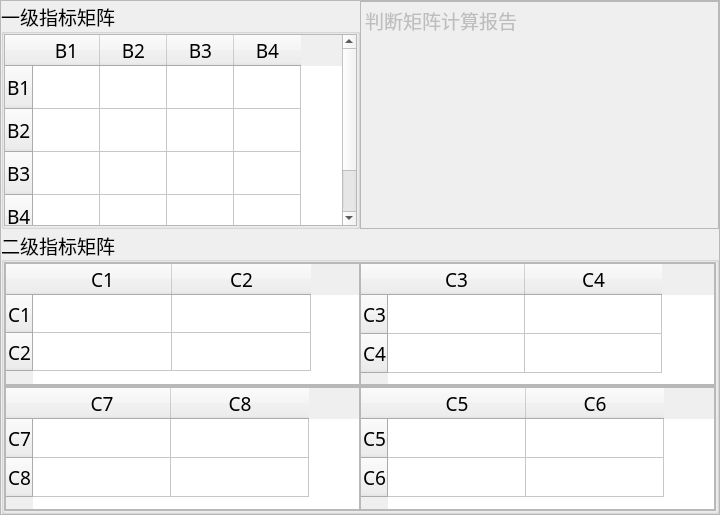
                     <widget class="QFrame" name="frame_table">
                      <property name="minimumSize">
                       <size>
                        <width>720</width>
                        <height>0</height>
                       </size>
                      </property>
                      <property name="maximumSize">
                       <size>
                        <width>695</width>
                        <height>16777215</height>
                       </size>
                      </property>
                      <property name="frameShape">
                       <enum>QFrame::StyledPanel</enum>
                      </property>
                      <property name="frameShadow">
                       <enum>QFrame::Raised</enum>
                      </property>
                      <layout class="QVBoxLayout" name="verticalLayout_30">
                       <property name="spacing">
                        <number>0</number>
                       </property>
                       <property name="leftMargin">
                        <number>0</number>
                       </property>
                       <property name="topMargin">
                        <number>0</number>
                       </property>
                       <property name="rightMargin">
                        <number>0</number>
                       </property>
                       <property name="bottomMargin">
                        <number>0</number>
                       </property>
                       <item>
                        <widget class="QFrame" name="frame_layer1">
                         <property name="minimumSize">
                          <size>
                           <width>0</width>
                           <height>220</height>
                          </size>
                         </property>
                         <property name="font">
                          <font>
                           <family>宋体</family>
                           <pointsize>14</pointsize>
                           <italic>false</italic>
                           <bold>false</bold>
                          </font>
                         </property>
                         <layout class="QHBoxLayout" name="horizontalLayout_20">
                          <property name="spacing">
                           <number>0</number>
                          </property>
                          <property name="leftMargin">
                           <number>0</number>
                          </property>
                          <property name="topMargin">
                           <number>0</number>
                          </property>
                          <property name="rightMargin">
                           <number>0</number>
                          </property>
                          <property name="bottomMargin">
                           <number>0</number>
                          </property>
                          <item>
                           <widget class="QGroupBox" name="level1">
                            <property name="font">
                             <font>
                              <family>宋体</family>
                              <pointsize>14</pointsize>
                              <italic>false</italic>
                              <bold>false</bold>
                             </font>
                            </property>
                            <property name="title">
                             <string>一级指标矩阵</string>
                            </property>
                            <layout class="QVBoxLayout" name="verticalLayout_33">
                             <property name="spacing">
                              <number>0</number>
                             </property>
                             <property name="leftMargin">
                              <number>0</number>
                             </property>
                             <property name="topMargin">
                              <number>0</number>
                             </property>
                             <property name="rightMargin">
                              <number>0</number>
                             </property>
                             <property name="bottomMargin">
                              <number>0</number>
                             </property>
                             <item>
                              <widget class="QTableWidget" name="tableWidget_level1">
                               <attribute name="horizontalHeaderMinimumSectionSize">
                                <number>67</number>
                               </attribute>
                               <attribute name="horizontalHeaderDefaultSectionSize">
                                <number>67</number>
                               </attribute>
                               <attribute name="verticalHeaderMinimumSectionSize">
                                <number>43</number>
                               </attribute>
                               <attribute name="verticalHeaderDefaultSectionSize">
                                <number>43</number>
                               </attribute>
                               <attribute name="verticalHeaderStretchLastSection">
                                <bool>false</bool>
                               </attribute>
                               <row>
                                <property name="text">
                                 <string>B1</string>
                                </property>
                               </row>
                               <row>
                                <property name="text">
                                 <string>B2</string>
                                </property>
                               </row>
                               <row>
                                <property name="text">
                                 <string>B3</string>
                                </property>
                               </row>
                               <row>
                                <property name="text">
                                 <string>B4</string>
                                </property>
                               </row>
                               <column>
                                <property name="text">
                                 <string>B1</string>
                                </property>
                               </column>
                               <column>
                                <property name="text">
                                 <string>B2</string>
                                </property>
                               </column>
                               <column>
                                <property name="text">
                                 <string>B3</string>
                                </property>
                               </column>
                               <column>
                                <property name="text">
                                 <string>B4</string>
                                </property>
                               </column>
                               <item row="0" column="0">
                                <property name="text">
                                 <string/>
                                </property>
                                <property name="textAlignment">
                                 <set>AlignCenter</set>
                                </property>
                               </item>
                               <item row="0" column="1">
                                <property name="text">
                                 <string/>
                                </property>
                                <property name="textAlignment">
                                 <set>AlignCenter</set>
                                </property>
                               </item>
                               <item row="0" column="2">
                                <property name="text">
                                 <string/>
                                </property>
                                <property name="textAlignment">
                                 <set>AlignCenter</set>
                                </property>
                               </item>
                               <item row="0" column="3">
                                <property name="text">
                                 <string/>
                                </property>
                                <property name="textAlignment">
                                 <set>AlignCenter</set>
                                </property>
                               </item>
                               <item row="1" column="0">
                                <property name="text">
                                 <string/>
                                </property>
                                <property name="textAlignment">
                                 <set>AlignCenter</set>
                                </property>
                               </item>
                               <item row="1" column="1">
                                <property name="text">
                                 <string/>
                                </property>
                                <property name="textAlignment">
                                 <set>AlignCenter</set>
                                </property>
                               </item>
                               <item row="1" column="2">
                                <property name="text">
                                 <string/>
                                </property>
                                <property name="textAlignment">
                                 <set>AlignCenter</set>
                                </property>
                               </item>
                               <item row="1" column="3">
                                <property name="text">
                                 <string/>
                                </property>
                                <property name="textAlignment">
                                 <set>AlignCenter</set>
                                </property>
                               </item>
                               <item row="2" column="0">
                                <property name="text">
                                 <string/>
                                </property>
                                <property name="textAlignment">
                                 <set>AlignCenter</set>
                                </property>
                               </item>
                               <item row="2" column="1">
                                <property name="text">
                                 <string/>
                                </property>
                                <property name="textAlignment">
                                 <set>AlignCenter</set>
                                </property>
                               </item>
                               <item row="2" column="2">
                                <property name="text">
                                 <string/>
                                </property>
                                <property name="textAlignment">
                                 <set>AlignCenter</set>
                                </property>
                               </item>
                               <item row="2" column="3">
                                <property name="text">
                                 <string/>
                                </property>
                                <property name="textAlignment">
                                 <set>AlignCenter</set>
                                </property>
                               </item>
                               <item row="3" column="0">
                                <property name="text">
                                 <string/>
                                </property>
                                <property name="textAlignment">
                                 <set>AlignCenter</set>
                                </property>
                               </item>
                               <item row="3" column="1">
                                <property name="text">
                                 <string/>
                                </property>
                                <property name="textAlignment">
                                 <set>AlignCenter</set>
                                </property>
                               </item>
                               <item row="3" column="2">
                                <property name="text">
                                 <string/>
                                </property>
                                <property name="textAlignment">
                                 <set>AlignCenter</set>
                                </property>
                               </item>
                               <item row="3" column="3">
                                <property name="text">
                                 <string/>
                                </property>
                                <property name="textAlignment">
                                 <set>AlignCenter</set>
                                </property>
                               </item>
                              </widget>
                             </item>
                            </layout>
                           </widget>
                          </item>
                          <item>
                           <widget class="QPlainTextEdit" name="plain_matrix">
                            <property name="enabled">
                             <bool>false</bool>
                            </property>
                            <property name="maximumSize">
                             <size>
                              <width>16777215</width>
                              <height>16777215</height>
                             </size>
                            </property>
                            <property name="plainText">
                             <string>判断矩阵计算报告
</string>
                            </property>
                           </widget>
                          </item>
                         </layout>
                        </widget>
                       </item>
                       <item>
                        <widget class="QGroupBox" name="level2">
                         <property name="minimumSize">
                          <size>
                           <width>0</width>
                           <height>285</height>
                          </size>
                         </property>
                         <property name="maximumSize">
                          <size>
                           <width>16777215</width>
                           <height>285</height>
                          </size>
                         </property>
                         <property name="font">
                          <font>
                           <family>宋体</family>
                           <pointsize>14</pointsize>
                           <italic>false</italic>
                           <bold>false</bold>
                          </font>
                         </property>
                         <property name="title">
                          <string>二级指标矩阵</string>
                         </property>
                         <property name="alignment">
                          <set>Qt::AlignLeading|Qt::AlignLeft|Qt::AlignVCenter</set>
                         </property>
                         <layout class="QVBoxLayout" name="verticalLayout_29">
                          <property name="spacing">
                           <number>0</number>
                          </property>
                          <property name="leftMargin">
                           <number>0</number>
                          </property>
                          <property name="topMargin">
                           <number>0</number>
                          </property>
                          <property name="rightMargin">
                           <number>0</number>
                          </property>
                          <property name="bottomMargin">
                           <number>0</number>
                          </property>
                          <item>
                           <widget class="QFrame" name="frame_21">
                            <property name="frameShape">
                             <enum>QFrame::StyledPanel</enum>
                            </property>
                            <property name="frameShadow">
                             <enum>QFrame::Raised</enum>
                            </property>
                            <layout class="QHBoxLayout" name="horizontalLayout_21">
                             <property name="spacing">
                              <number>0</number>
                             </property>
                             <property name="leftMargin">
                              <number>0</number>
                             </property>
                             <property name="topMargin">
                              <number>0</number>
                             </property>
                             <property name="rightMargin">
                              <number>0</number>
                             </property>
                             <property name="bottomMargin">
                              <number>0</number>
                             </property>
                             <item>
                              <widget class="QTableWidget" name="tableWidget_21">
                               <attribute name="horizontalHeaderDefaultSectionSize">
                                <number>139</number>
                               </attribute>
                               <attribute name="verticalHeaderMinimumSectionSize">
                                <number>38</number>
                               </attribute>
                               <attribute name="verticalHeaderDefaultSectionSize">
                                <number>38</number>
                               </attribute>
                               <row>
                                <property name="text">
                                 <string>C1</string>
                                </property>
                               </row>
                               <row>
                                <property name="text">
                                 <string>C2</string>
                                </property>
                               </row>
                               <column>
                                <property name="text">
                                 <string>C1</string>
                                </property>
                               </column>
                               <column>
                                <property name="text">
                                 <string>C2</string>
                                </property>
                               </column>
                               <item row="0" column="0">
                                <property name="text">
                                 <string/>
                                </property>
                                <property name="textAlignment">
                                 <set>AlignCenter</set>
                                </property>
                               </item>
                               <item row="0" column="1">
                                <property name="textAlignment">
                                 <set>AlignCenter</set>
                                </property>
                               </item>
                               <item row="1" column="0">
                                <property name="textAlignment">
                                 <set>AlignCenter</set>
                                </property>
                               </item>
                               <item row="1" column="1">
                                <property name="textAlignment">
                                 <set>AlignCenter</set>
                                </property>
                               </item>
                              </widget>
                             </item>
                             <item>
                              <widget class="QTableWidget" name="tableWidget_22">
                               <attribute name="horizontalHeaderDefaultSectionSize">
                                <number>137</number>
                               </attribute>
                               <attribute name="verticalHeaderMinimumSectionSize">
                                <number>39</number>
                               </attribute>
                               <attribute name="verticalHeaderDefaultSectionSize">
                                <number>39</number>
                               </attribute>
                               <row>
                                <property name="text">
                                 <string>C3</string>
                                </property>
                               </row>
                               <row>
                                <property name="text">
                                 <string>C4</string>
                                </property>
                               </row>
                               <column>
                                <property name="text">
                                 <string>C3</string>
                                </property>
                               </column>
                               <column>
                                <property name="text">
                                 <string>C4</string>
                                </property>
                               </column>
                               <item row="0" column="0">
                                <property name="text">
                                 <string/>
                                </property>
                                <property name="textAlignment">
                                 <set>AlignCenter</set>
                                </property>
                               </item>
                               <item row="0" column="1">
                                <property name="textAlignment">
                                 <set>AlignCenter</set>
                                </property>
                               </item>
                               <item row="1" column="0">
                                <property name="textAlignment">
                                 <set>AlignCenter</set>
                                </property>
                               </item>
                               <item row="1" column="1">
                                <property name="textAlignment">
                                 <set>AlignCenter</set>
                                </property>
                               </item>
                              </widget>
                             </item>
                            </layout>
                           </widget>
                          </item>
                          <item>
                           <widget class="QFrame" name="frame_22">
                            <property name="maximumSize">
                             <size>
                              <width>16777215</width>
                              <height>16777215</height>
                             </size>
                            </property>
                            <property name="frameShape">
                             <enum>QFrame::StyledPanel</enum>
                            </property>
                            <property name="frameShadow">
                             <enum>QFrame::Raised</enum>
                            </property>
                            <layout class="QHBoxLayout" name="horizontalLayout_22">
                             <property name="spacing">
                              <number>0</number>
                             </property>
                             <property name="leftMargin">
                              <number>0</number>
                             </property>
                             <property name="topMargin">
                              <number>0</number>
                             </property>
                             <property name="rightMargin">
                              <number>0</number>
                             </property>
                             <property name="bottomMargin">
                              <number>0</number>
                             </property>
                             <item>
                              <widget class="QTableWidget" name="tableWidget_24">
                               <attribute name="horizontalHeaderDefaultSectionSize">
                                <number>138</number>
                               </attribute>
                               <attribute name="verticalHeaderMinimumSectionSize">
                                <number>39</number>
                               </attribute>
                               <attribute name="verticalHeaderDefaultSectionSize">
                                <number>39</number>
                               </attribute>
                               <row>
                                <property name="text">
                                 <string>C7</string>
                                </property>
                               </row>
                               <row>
                                <property name="text">
                                 <string>C8</string>
                                </property>
                               </row>
                               <column>
                                <property name="text">
                                 <string>C7</string>
                                </property>
                               </column>
                               <column>
                                <property name="text">
                                 <string>C8</string>
                                </property>
                               </column>
                               <item row="0" column="0">
                                <property name="text">
                                 <string/>
                                </property>
                                <property name="textAlignment">
                                 <set>AlignCenter</set>
                                </property>
                               </item>
                               <item row="0" column="1">
                                <property name="textAlignment">
                                 <set>AlignCenter</set>
                                </property>
                               </item>
                               <item row="1" column="0">
                                <property name="textAlignment">
                                 <set>AlignCenter</set>
                                </property>
                               </item>
                               <item row="1" column="1">
                                <property name="textAlignment">
                                 <set>AlignCenter</set>
                                </property>
                               </item>
                              </widget>
                             </item>
                             <item>
                              <widget class="QTableWidget" name="tableWidget_23">
                               <attribute name="horizontalHeaderDefaultSectionSize">
                                <number>138</number>
                               </attribute>
                               <attribute name="verticalHeaderMinimumSectionSize">
                                <number>39</number>
                               </attribute>
                               <attribute name="verticalHeaderDefaultSectionSize">
                                <number>39</number>
                               </attribute>
                               <row>
                                <property name="text">
                                 <string>C5</string>
                                </property>
                               </row>
                               <row>
                                <property name="text">
                                 <string>C6</string>
                                </property>
                               </row>
                               <column>
                                <property name="text">
                                 <string>C5</string>
                                </property>
                               </column>
                               <column>
                                <property name="text">
                                 <string>C6</string>
                                </property>
                               </column>
                               <item row="0" column="0">
                                <property name="text">
                                 <string/>
                                </property>
                                <property name="textAlignment">
                                 <set>AlignCenter</set>
                                </property>
                               </item>
                               <item row="0" column="1">
                                <property name="textAlignment">
                                 <set>AlignCenter</set>
                                </property>
                               </item>
                               <item row="1" column="0">
                                <property name="textAlignment">
                                 <set>AlignCenter</set>
                                </property>
                               </item>
                               <item row="1" column="1">
                                <property name="textAlignment">
                                 <set>AlignCenter</set>
                                </property>
                               </item>
                              </widget>
                             </item>
                            </layout>
                           </widget>
                          </item>
                         </layout>
                        </widget>
                       </item>
                      </layout>
                     </widget>
